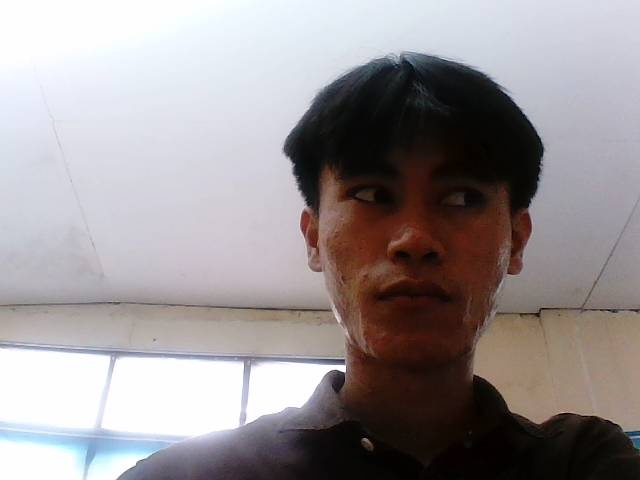
#> input picture snapshots/10_20260519_150516.jpg, 640 x 480 px
$ python -i anti_spoofing.py   (imports and definitions only)   (older library calls are emulated)
#> lines starting #> are read from the running program, lines starting #| are printed output that depends on the picture
# face/anti_spoofing.py — Deteksi wajah asli vs foto/spoofing
# Metode: Texture Analysis menggunakan Local Binary Pattern (LBP)
# Threshold: score > 0.7 = wajah asli, score <= 0.7 = foto/spoofing

import cv2
import numpy as np
from config import ANTI_SPOOFING_THRESHOLD, ANTI_SPOOFING_ENABLED


# [110 lines left out: functions _compute_lbp, _compute_lbp_fast, _analyze_texture, not called in this run]


def check(frame):
    """Cek apakah wajah dalam frame adalah wajah asli atau foto/spoofing.

    Args:
        frame: numpy array BGR dari OpenCV

    Returns:
        dict {
            'is_real': bool,     # True jika wajah asli
            'score': float,      # Score keaslian (0.0 - 1.0)
            'threshold': float,  # Threshold yang dipakai
            'label': str         # 'REAL' atau 'SPOOFING'
        }
    """
    # Konversi ke grayscale
    if len(frame.shape) == 3:
        gray = cv2.cvtColor(frame, cv2.COLOR_BGR2GRAY)
    else:
        gray = frame.copy()

    # Jika anti-spoofing dinonaktifkan via config, langsung REAL
    if not ANTI_SPOOFING_ENABLED:
        return {
            'is_real': True,
            'score': 1.0,
            'threshold': ANTI_SPOOFING_THRESHOLD,
            'label': 'REAL (bypass)'
        }

    # Deteksi wajah terlebih dahulu
    cascade = cv2.CascadeClassifier(
        cv2.data.haarcascades + 'haarcascade_frontalface_default.xml'
    )
    faces = cascade.detectMultiScale(gray, 1.3, 5, minSize=(80, 80))

    if len(faces) == 0:
        return {
            'is_real': False,
            'score': 0.0,
            'threshold': ANTI_SPOOFING_THRESHOLD,
            'label': 'NO_FACE'
        }

    # Ambil wajah terbesar (terdekat ke kamera)
    areas = [w * h for (x, y, w, h) in faces]
    idx = np.argmax(areas)
    (x, y, w, h) = faces[idx]

    # Crop area wajah
    face_roi = gray[y:y+h, x:x+w]

    # Resize untuk konsistensi analisis
    face_roi = cv2.resize(face_roi, (200, 200))

    # --- Analisis multi-skala untuk ketahanan lebih baik ---

    # Skala 1: full-size
    lbp_full = _compute_lbp_fast(face_roi)
    score_full = _analyze_texture(lbp_full)

    # Skala 2: Gaussian blur ringan (simulasi depth-of-field)
    blurred = cv2.GaussianBlur(face_roi, (3, 3), 0)
    lbp_blur = _compute_lbp_fast(blurred)
    score_blur = _analyze_texture(lbp_blur)

    # Skala 3: Analisis gradien (Laplacian variance) — ukuran ketajaman
    laplacian_var = cv2.Laplacian(face_roi, cv2.CV_64F).var()
    # Normalisasi: wajah asli umumnya punya laplacian > 100
    sharpness_score = min(laplacian_var / 500.0, 1.0)

    # Gabungkan semua score
    final_score = (
        0.40 * score_full +
        0.30 * score_blur +
        0.30 * sharpness_score
    )

    is_real = final_score > ANTI_SPOOFING_THRESHOLD

    return {
        'is_real': is_real,
        'score': round(final_score, 4),
        'threshold': ANTI_SPOOFING_THRESHOLD,
        'label': 'REAL' if is_real else 'SPOOFING',
        'detail': {
            'texture_score': score_full,
            'blur_texture_score': score_blur,
            'sharpness_score': round(sharpness_score, 4),
        }
    }


def check_frame_quick(frame):
    """Versi ringkas — return True jika wajah asli, False jika spoofing.
    Dipakai di alur absensi otomatis untuk pengecekan cepat.
    """
    result = check(frame)
    return result['is_real']

>>> import cv2
>>> picture = cv2.imread('../snapshots/10_20260519_150516.jpg')
#> picture is the input picture: shape (480, 640, 3); mean B, G, R 149.2, 147.4, 153.4
>>> result = check_frame_quick(picture)
#> in check, `gray = cv2.cvtColor(frame, cv2.COLOR_BGR2GRAY)`:
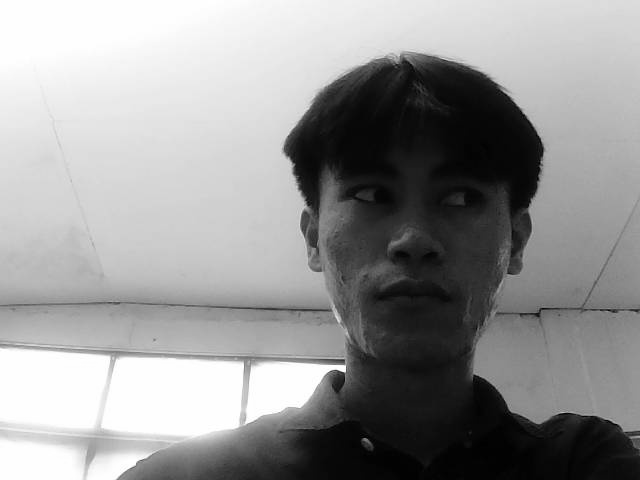
#> gray: shape (480, 640); min 0, max 255, mean 149.4
#> in check_frame_quick, `result = check(frame)`: result = {'is_real': True, 'score': 1, 'threshold': 0.5, 'label': 'REAL (bypass)'}
#> result = True

$ run again, on snapshots/10_20260519_150518.jpg
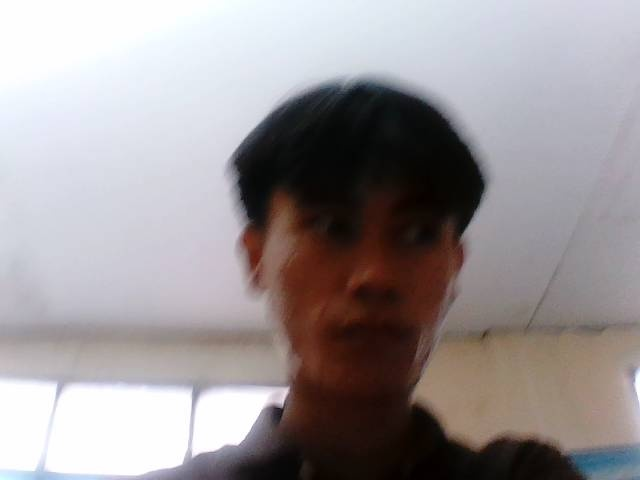
#> input picture snapshots/10_20260519_150518.jpg, 640 x 480 px
#> picture is the input picture: shape (480, 640, 3); mean B, G, R 151.9, 149.9, 156.1
#> in check, `gray = cv2.cvtColor(frame, cv2.COLOR_BGR2GRAY)`:
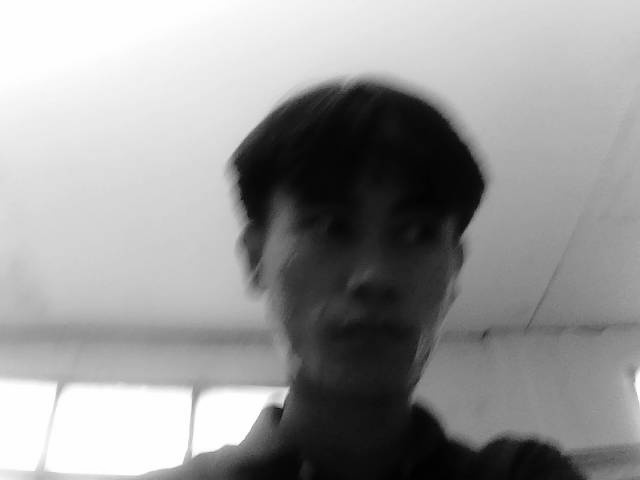
#> gray: shape (480, 640); min 1, max 255, mean 152
#> in check_frame_quick, `result = check(frame)`: result = {'is_real': True, 'score': 1, 'threshold': 0.5, 'label': 'REAL (bypass)'}
#> `result = check_frame_quick(picture)`: result = True

$ run again, on snapshots/10_20260519_150523.jpg
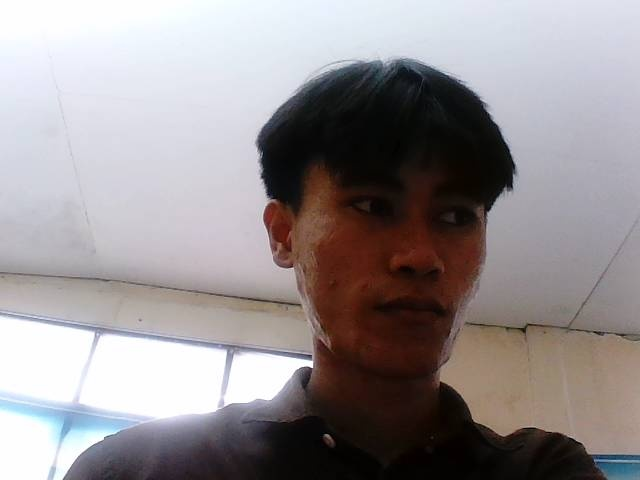
#> input picture snapshots/10_20260519_150523.jpg, 640 x 480 px
#> picture is the input picture: shape (480, 640, 3); mean B, G, R 146.4, 144.5, 150.5
#> in check, `gray = cv2.cvtColor(frame, cv2.COLOR_BGR2GRAY)`:
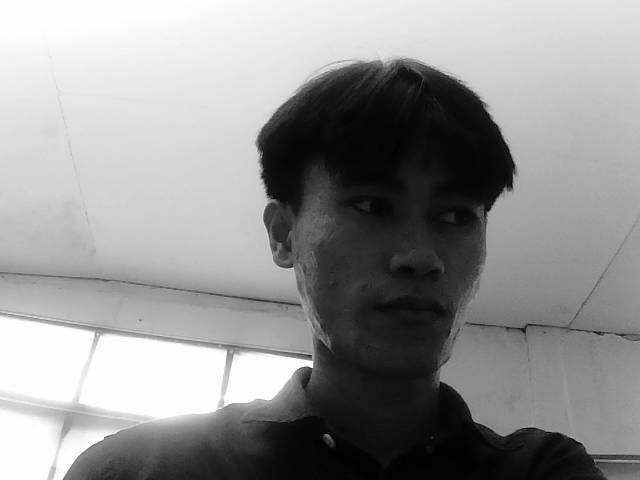
#> gray: shape (480, 640); min 0, max 255, mean 146.5
#> in check_frame_quick, `result = check(frame)`: result = {'is_real': True, 'score': 1, 'threshold': 0.5, 'label': 'REAL (bypass)'}
#> `result = check_frame_quick(picture)`: result = True
